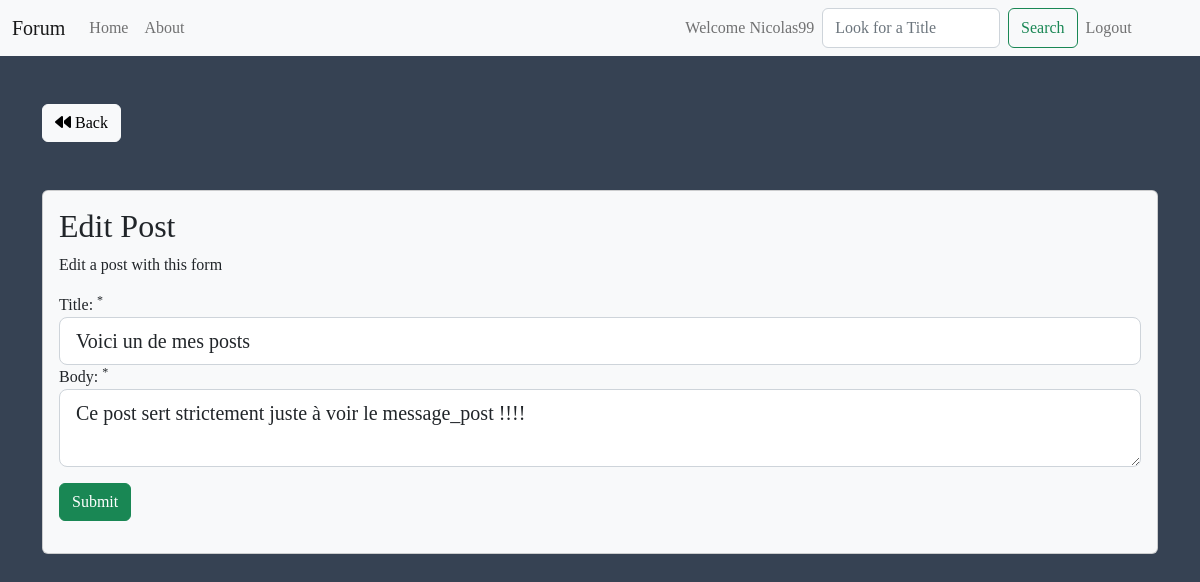
/posts/edit/14 (signed in), run on the app's committed database.
### tables this page shows
CREATE TABLE IF NOT EXISTS `posts` (
  `id` int(11) NOT NULL AUTO_INCREMENT,
  `user_id` int(11) DEFAULT NULL,
  `title` varchar(255) NOT NULL DEFAULT '0',
  `body` text,
  `created_at` datetime DEFAULT CURRENT_TIMESTAMP,
  PRIMARY KEY (`id`)
);

### app/libraries/Core.php (called while the page is built, shortened)
<?php
class core
{
    protected $currentMethod = 'index';
    public function __construct()
    {
        $url = (empty($this->getUrl())) ? ['users','login'] : $this->getUrl();
        if (file_exists('../app/controllers/'.ucwords($url[0]).'.php')) {
            unset($url[0]);
        }
        $this->currentController = new $this->currentController;
        if (isset($url[1])) {
            if (method_exists($this->currentController, $url[1])) {
                $this->currentMethod = $url[1];
                unset($url[1]);
            }
        }
        $this->params = $url ? array_values($url) :[];
        call_user_func_array([$this->currentController, $this->currentMethod], $this->params);
    }
    public function getUrl()
    {
        if (isset($_GET['url'])) {
            $url = rtrim($_GET['url'], '/');
            $url = filter_var($url, FILTER_SANITIZE_URL);
            $url = explode('/', $url);
            return $url;
        }
    }
}

### public/index.php (called while the page is built, shortened)
<?php
$init = new Core;

### app/libraries/Database.php (called while the page is built, shortened)
<?php
class Database
{
     private $host = DB_HOST;
     private $user = DB_USER;
     private $password = DB_PASSWORD;
     private $dbname = DB_NAME;
     private $dbh;
     private $stmt;
    public function __construct()
    {
        $dsn = 'mysql:host=' . $this->host. ';dbname=' . $this->dbname;
        $options = array(
            PDO::MYSQL_ATTR_INIT_COMMAND => "SET NAMES 'utf8'",
            PDO::ATTR_PERSISTENT => true,
            PDO::ATTR_ERRMODE => PDO::ERRMODE_EXCEPTION
        );
        try{
            $this->dbh = new PDO($dsn, $this->user, $this->password, $options);
        } catch (PDOException $e){
            $this->error = $e->getMessage();
            echo $this->error;
        }
    }
    public function query($sql)
    {
        $this->stmt = $this->dbh->prepare($sql);
    }
    public function bind($param, $value, $type = null)
    {
        if (is_null($type)) {
            switch(true) {
            default:
                $type = PDO::PARAM_STR;
            }
        }
        $this->stmt->bindValue($param, $value, $type);
    }
    public function execute()
    {
        return $this->stmt->execute();
    }
    public function single()
    {
        $this->execute();
        return $this->stmt->fetch(PDO::FETCH_OBJ);
    }
}

### app/models/Post.php (called while the page is built, shortened)
<?php
class Post
{
    private $db;
    public function __construct()
    {
        $this->db = new Database;
    }
    public function getPostById($id)
    {
        $this->db->query('SELECT * FROM posts WHERE id = :id');
        $this->db->bind(':id', $id);
        $row = $this->db->single();
        return $row;
    }
}

### app/views/posts/edit.php (the view, shortened to what this page needs)
<?php require APPROOT . '/views/inc/header.php'; ?>
  <a href="<?php echo URLROOT; ?>/posts" class="btn btn-light"><i class="fa fa-backward"></i> Back</a>
  <div class="card card-body bg-light mt-5">
    <h2>Edit Post</h2>
    <p>Edit a post with this form</p>
    <form action="<?php echo URLROOT; ?>/posts/edit/<?php echo $data['id']; ?>" method="post">
      <div class="form-group">
        <label for="title">Title: <sup>*</sup></label>
        <input type="text" name="title" class="form-control form-control-lg <?php echo (!empty($data['title_err'])) ? 'is-invalid' : ''; ?>" value="<?php echo $data['title']; ?>">
      </div>
      <div class="form-group">
        <label for="body">Body: <sup>*</sup></label>
        <textarea name="body" class="form-control form-control-lg <?php echo (!empty($data['body_err'])) ? 'is-invalid' : ''; ?>"><?php echo $data['body']; ?></textarea>
      </div>
      <input type="submit" class="btn btn-success my-3" value="Submit">
    </form>
  </div>
<?php require APPROOT . '/views/inc/footer.php'; ?>

### public/css/style.css (style rules this page uses)
* { font-family: 'Stoke', serif; }
body { background-color: #364253; }

### data on the page
posts: title "Voici un de mes posts", body "Ce post sert strictement juste à voir le message_post !!!!"

### other printed values
SITENAME "Forum"
$_SESSION['user_name'] "Nicolas99"
